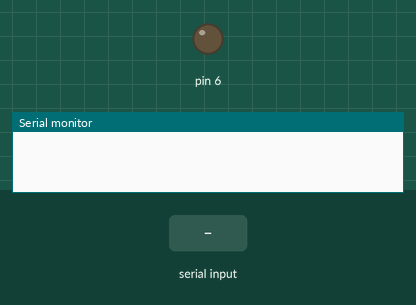
This program was run on a simulated Arduino Nano, built with avr-gcc and run on an emulated ATmega328P. Parts: output pins drawn as LEDs (lit = HIGH), the last lines printed to the serial monitor. The test bench sets the inputs (shaded band).

Above: at 1.2 s.
1.3 s: "90,45\n" received over Serial
At 1.6 s:
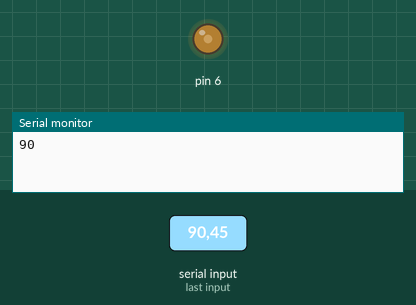
2.8 s: "30,150\n" received over Serial
At 4.0 s:
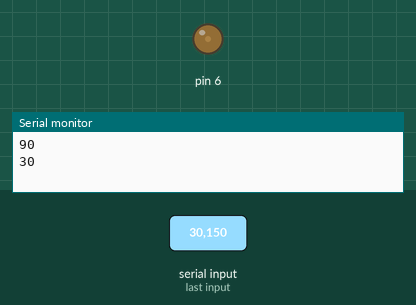
4.3 s: "200\n" received over Serial
At 5.0 s:
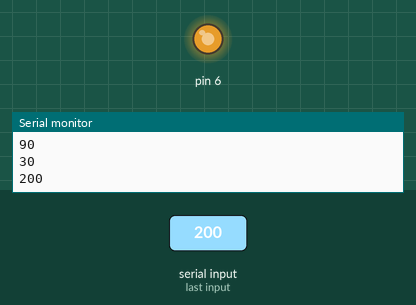
5.8 s: "90\n" received over Serial
At 6.1 s:
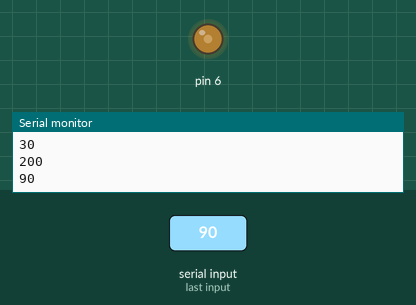
Timing chart, 0 to 8.3 s (numbered marks = the images above; inputs shaded):
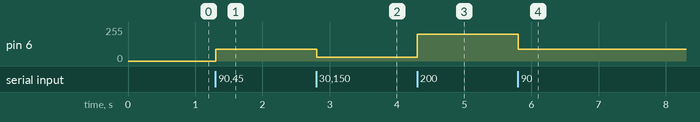

The program:

main.cpp
```cpp
#include <Arduino.h>

void setup() {

    // servo.write(0);
    Serial.begin(9600);

    pinMode(6, OUTPUT);
}

void loop() {
    if(Serial.available()) {
        int angle = Serial.readStringUntil('\n').toInt();
        Serial.println(angle);
        analogWrite(6, angle);
    }
}
```

Measured:
- after the input at 1.3 s, pin 6: 0/255 → 90/255 at once
- after the input at 2.8 s, pin 6: 90/255 → 30/255 at once
- after the input at 4.3 s, pin 6: 30/255 → 200/255 at once
- after the input at 5.8 s, pin 6: 200/255 → 90/255 at once
